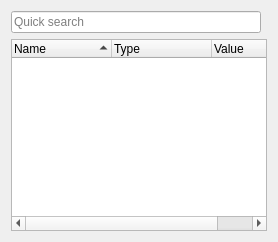
<?xml version="1.0" encoding="UTF-8"?>
<ui version="4.0">
 <class>cacheViewPage</class>
 <widget class="QWidget" name="cacheViewPage">
  <property name="windowTitle">
   <string>CMake Cache View</string>
  </property>
  <layout class="QVBoxLayout" name="verticalLayout">
   <item>
    <layout class="QHBoxLayout" name="horizontalLayout">
     <item>
      <widget class="KTreeWidgetSearchLine" name="cacheFilter">
       <property name="toolTip">
        <string>Filter CMake cache items by name</string>
       </property>
       <property name="placeholderText">
        <string>Quick search</string>
       </property>
      </widget>
     </item>
     <item>
      <widget class="KUrlRequester" name="buildDir">
       <property name="toolTip">
        <string>&lt;p&gt;Select &lt;i&gt;top build dir&lt;/i&gt; controlled by CMake&lt;/p&gt;</string>
       </property>
      </widget>
     </item>
    </layout>
   </item>
   <item>
    <widget class="QTreeWidget" name="cacheItems">
     <property name="sortingEnabled">
      <bool>true</bool>
     </property>
     <property name="headerHidden">
      <bool>false</bool>
     </property>
     <property name="columnCount">
      <number>3</number>
     </property>
     <column>
      <property name="text">
       <string>Name</string>
      </property>
     </column>
     <column>
      <property name="text">
       <string>Type</string>
      </property>
     </column>
     <column>
      <property name="text">
       <string>Value</string>
      </property>
     </column>
    </widget>
   </item>
  </layout>
 </widget>
 <customwidgets>
  <customwidget>
   <class>KLineEdit</class>
   <extends>QLineEdit</extends>
   <header>klineedit.h</header>
  </customwidget>
  <customwidget>
   <class>KTreeWidgetSearchLine</class>
   <extends>KLineEdit</extends>
   <header>ktreewidgetsearchline.h</header>
  </customwidget>
  <customwidget>
   <class>KUrlRequester</class>
   <extends>QFrame</extends>
   <header>kurlrequester.h</header>
  </customwidget>
 </customwidgets>
 <resources/>
 <connections/>
</ui>
